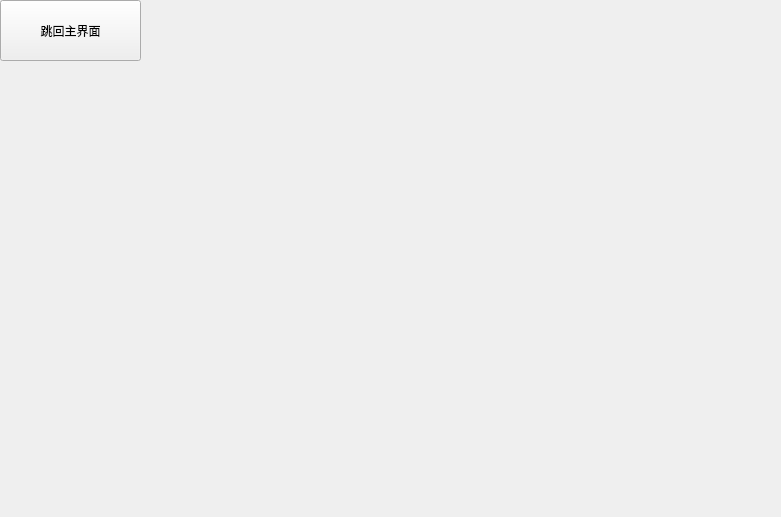
<?xml version="1.0" encoding="UTF-8"?>
<ui version="4.0">
 <class>Monitor</class>
 <widget class="QWidget" name="Monitor">
  <property name="geometry">
   <rect>
    <x>0</x>
    <y>0</y>
    <width>781</width>
    <height>517</height>
   </rect>
  </property>
  <property name="windowTitle">
   <string>Form</string>
  </property>
  <widget class="QPushButton" name="pushButton">
   <property name="geometry">
    <rect>
     <x>0</x>
     <y>0</y>
     <width>141</width>
     <height>61</height>
    </rect>
   </property>
   <property name="text">
    <string>跳回主界面</string>
   </property>
  </widget>
 </widget>
 <resources/>
 <connections/>
</ui>
